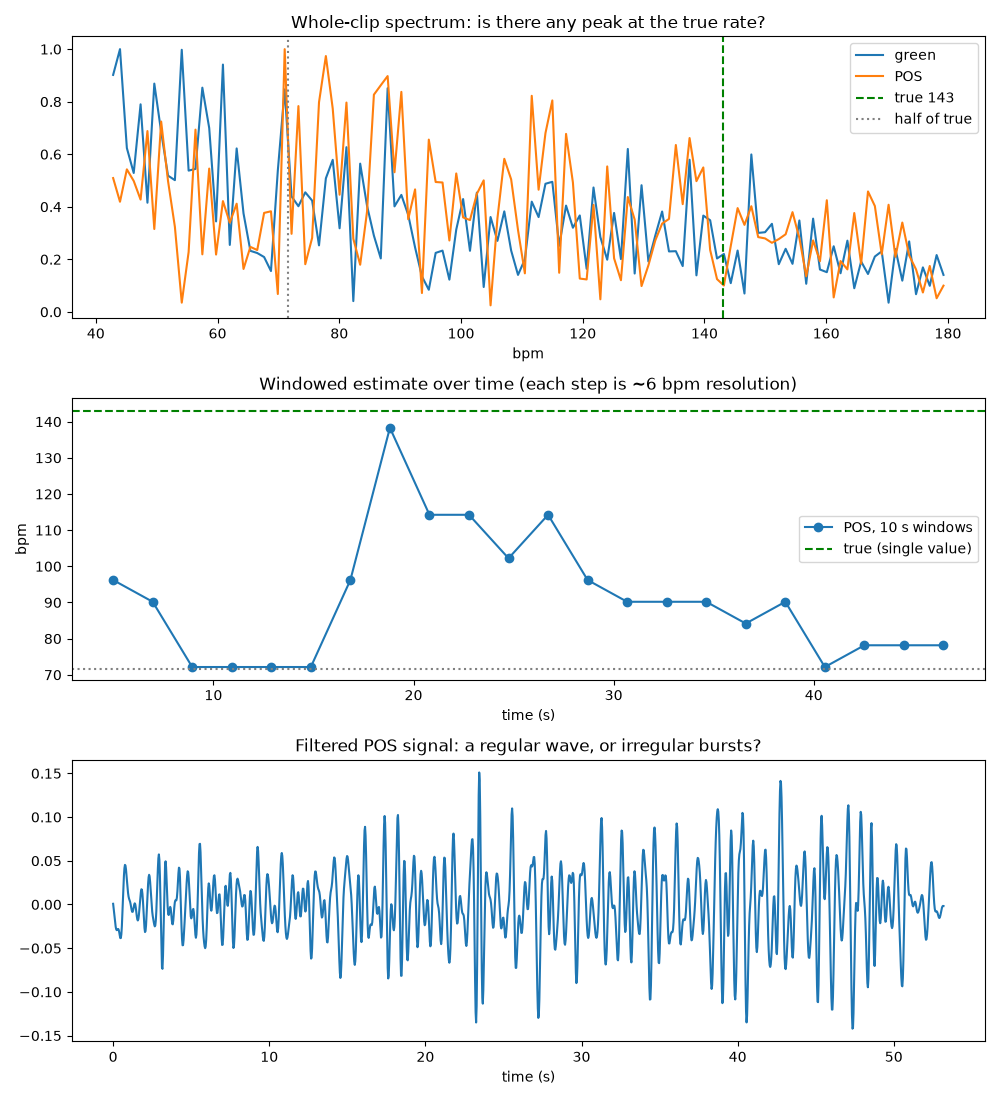

Python code for this plot:
import numpy as np
import matplotlib
matplotlib.use('Agg')  # Prevents GUI / display backend crashes when saving plots
import matplotlib.pyplot as plt
from scipy.signal import detrend, butter, sosfiltfilt
from pipeline import extract_rgb, pos_signal

VIDEO = "self/self_exercise.mp4"      # change to your file
TRUE_BPM = 143.0

rgb, fps = extract_rgb(VIDEO, "cache/self_exercise.npz")

def clean(sig, fps):
    sig = detrend(sig)
    sos = butter(3, [0.7, 3.0], btype="bandpass", fs=fps, output="sos")
    return sosfiltfilt(sos, sig)

def spectrum(sig, fps):
    f = np.fft.rfftfreq(len(sig), d=1 / fps) * 60          # in bpm
    s = np.abs(np.fft.rfft(sig))
    band = (f >= 42) & (f <= 180)
    return f[band], s[band]

pos = clean(pos_signal(rgb, fps), fps)
green = clean(rgb[:, 1], fps)

fig, ax = plt.subplots(3, 1, figsize=(10, 11))

# 1. Whole-clip spectra for both methods
for sig, name in [(green, "green"), (pos, "POS")]:
    f, s = spectrum(sig, fps)
    ax[0].plot(f, s / s.max(), label=name)
ax[0].axvline(TRUE_BPM, color="g", ls="--", label=f"true {TRUE_BPM:.0f}")
ax[0].axvline(TRUE_BPM / 2, color="gray", ls=":", label="half of true")
ax[0].set_title("Whole-clip spectrum: is there any peak at the true rate?")
ax[0].set_xlabel("bpm"); ax[0].legend()

# 2. Windowed estimate: does the heart rate drift during the clip?
win, hop = int(10 * fps), int(2 * fps)
centres, ests = [], []
for start in range(0, len(pos) - win, hop):
    f, s = spectrum(pos[start:start + win], fps)
    ests.append(f[np.argmax(s)])
    centres.append((start + win / 2) / fps)
ax[1].plot(centres, ests, "o-", label="POS, 10 s windows")
ax[1].axhline(TRUE_BPM, color="g", ls="--", label="true (single value)")
ax[1].axhline(TRUE_BPM / 2, color="gray", ls=":")
ax[1].set_title("Windowed estimate over time (each step is ~6 bpm resolution)")
ax[1].set_xlabel("time (s)"); ax[1].set_ylabel("bpm"); ax[1].legend()

# 3. Filtered signal
ax[2].plot(np.arange(len(pos)) / fps, pos)
ax[2].set_title("Filtered POS signal: a regular wave, or irregular bursts?")
ax[2].set_xlabel("time (s)")

plt.tight_layout()
plt.savefig("diagnose_post_exercise.png")
print("saved diagnose_post_exercise.png")
